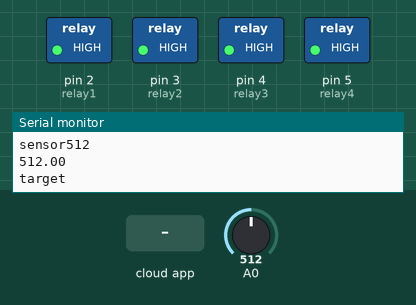
The sketch below on a simulated Arduino Uno, built with avr-gcc and run on an emulated ATmega328P. Parts: switched loads named in the sketch (green lamp = pin HIGH), the last lines printed to the serial monitor. The inputs (shaded band) are chosen by the test bench; at power-on: A0 = 512. The ROS host is connected and sends only what is stated.

Above: at 1.2 s.
1.3 s: A0 set to 539
At 2.5 s:
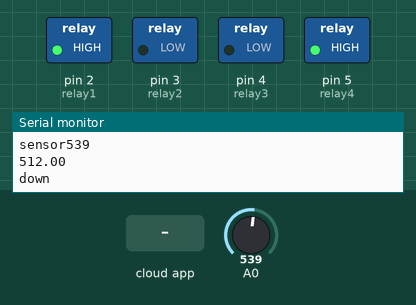
2.8 s: A0 set to 306
At 4.1 s:
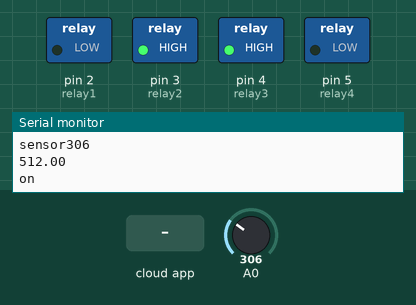
4.4 s: the phone or cloud app sets steering_angle to -100
At 5.7 s:
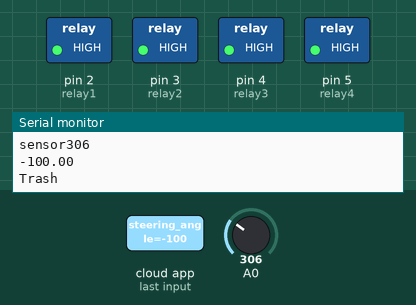
6.0 s: the phone or cloud app sets steering_angle to 0
At 7.2 s:
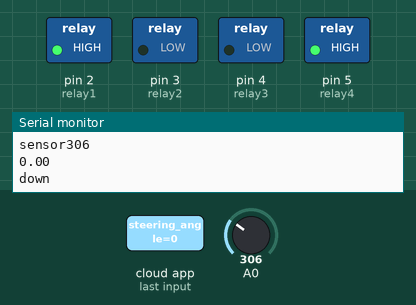
7.5 s: A0 set to 0
At 7.9 s:
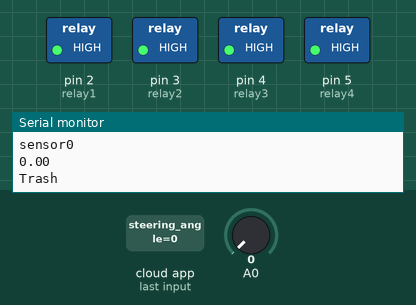
Timing chart, 0 to 10.0 s (numbered marks = the images above; inputs shaded):
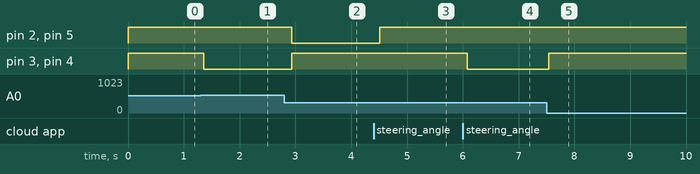

The sketch:

relay_only.ino
```cpp
#include <ros.h>
#include <std_msgs/Int16.h>
#include <std_msgs/Float64.h>  // For the yaw value
#include <math.h> // For M_PI

ros::NodeHandle nh;

std_msgs::Float64 yaw_msg;  // To store the received yaw value

int relay1 = 2;  // relay 1, red actuator
int relay2 = 3;
int relay3 = 4;  // relay 1, red actuator
int relay4 = 5;
float target = 512;
float threshold = 0.03;  // 1.4mm

int map_yaw_to_sensor(float yaw_value) {
  // Define the range for the yaw values and sensor values
  float yaw_min = -M_PI;
  float yaw_max = M_PI;
  int sensor_min = 924;
  int sensor_max = 100;

  // Map the yaw value to the sensor range
  int mapped_value = sensor_min + ((yaw_value - yaw_min) * (sensor_max - sensor_min)) / (yaw_max - yaw_min);

  return round(mapped_value);
}


void yawCallback(const std_msgs::Float64& msg) {
  target = msg.data;
}


ros::Subscriber<std_msgs::Float64> sub("/steering_angle", yawCallback);
void setup() {
  Serial.begin(57600);
  nh.initNode();
  nh.subscribe(sub);

  pinMode(relay1, OUTPUT);
  pinMode(relay2, OUTPUT);
  pinMode(relay3, OUTPUT);
  pinMode(relay4, OUTPUT);
  digitalWrite(relay1, HIGH);
  digitalWrite(relay2, HIGH);
  digitalWrite(relay3, HIGH);
  digitalWrite(relay4, HIGH);
  pinMode(A0, INPUT);
}

void loop() {
  nh.spinOnce();  // To receive messages

  int sensorValue = analogRead(A0);
  Serial.print("sensor");
  Serial.println(sensorValue);
  Serial.println(target);
  delay(20);

  if (((0 <= target) && (target <= 1024)) && ((0 < sensorValue) && (sensorValue < 1024))) {
    if (((target - target * threshold) < sensorValue) && (sensorValue < (target + target * threshold))) {
      digitalWrite(relay1, HIGH);
      digitalWrite(relay2, HIGH);
      digitalWrite(relay3, HIGH);
      digitalWrite(relay4, HIGH);

      Serial.println("target");
      delay(50);
    } else if (target > sensorValue) {
      digitalWrite(relay1, LOW);
      digitalWrite(relay2, HIGH);
      digitalWrite(relay3, HIGH);
      digitalWrite(relay4, LOW);
      Serial.println("on");
      delay(50);
    } else if (target < sensorValue) {
      digitalWrite(relay1, HIGH);
      digitalWrite(relay2, LOW);
      digitalWrite(relay3, LOW);
      digitalWrite(relay4, HIGH);
      Serial.println("down");
      delay(50);
    }
  }
  else {
    digitalWrite(relay1, HIGH);
    digitalWrite(relay2, HIGH);
    digitalWrite(relay3, HIGH);
    digitalWrite(relay4, HIGH);
    Serial.println("Trash");
  }

   // Optionally use current_yaw in your code


  delay(50);
}
```

Measured:
- the behaviour switches between 527 and 528 on A0 (found by bisection; images 0 and 1)
- after the input at 1.3 s, pin 3 (relay2), pin 4 (relay3): HIGH → LOW after 0.06 s
- after the input at 2.8 s, pin 2 (relay1), pin 5 (relay4): HIGH → LOW after 0.14 s; pin 3 (relay2), pin 4 (relay3): LOW → HIGH after 0.14 s
- after the input at 4.4 s, pin 2 (relay1), pin 5 (relay4): LOW → HIGH after 0.11 s
- after the input at 6.0 s, pin 3 (relay2), pin 4 (relay3): HIGH → LOW after 0.08 s
- after the input at 7.5 s, pin 3 (relay2), pin 4 (relay3): LOW → HIGH at once
